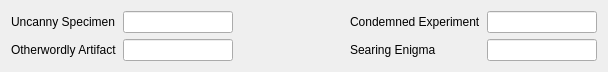
          <widget class="QWidget" name="page">
           <property name="geometry">
            <rect>
             <x>0</x>
             <y>0</y>
             <width>608</width>
             <height>69</height>
            </rect>
           </property>
           <attribute name="label">
            <string>Academe</string>
           </attribute>
           <layout class="QGridLayout" name="gridLayout_5">
            <item row="2" column="3">
             <widget class="QLabel" name="label_32">
              <property name="text">
               <string>Searing Enigma</string>
              </property>
              <property name="alignment">
               <set>Qt::AlignLeading|Qt::AlignLeft|Qt::AlignVCenter</set>
              </property>
             </widget>
            </item>
            <item row="0" column="1">
             <widget class="QLineEdit" name="lineEdit_Poss_Academe_Specimen"/>
            </item>
            <item row="0" column="4">
             <widget class="QLineEdit" name="lineEdit_Poss_Academe_Experiment"/>
            </item>
            <item row="2" column="4">
             <widget class="QLineEdit" name="lineEdit_Poss_Academe_Enigma"/>
            </item>
            <item row="0" column="3">
             <widget class="QLabel" name="label_29">
              <property name="text">
               <string>Condemned Experiment</string>
              </property>
              <property name="alignment">
               <set>Qt::AlignLeading|Qt::AlignLeft|Qt::AlignVCenter</set>
              </property>
             </widget>
            </item>
            <item row="0" column="0">
             <widget class="QLabel" name="label_30">
              <property name="text">
               <string>Uncanny Specimen</string>
              </property>
              <property name="alignment">
               <set>Qt::AlignLeading|Qt::AlignLeft|Qt::AlignVCenter</set>
              </property>
             </widget>
            </item>
            <item row="2" column="1">
             <widget class="QLineEdit" name="lineEdit_Poss_Academe_Artifact"/>
            </item>
            <item row="2" column="2">
             <spacer name="horizontalSpacer_2">
              <property name="orientation">
               <enum>Qt::Horizontal</enum>
              </property>
              <property name="sizeHint" stdset="0">
               <size>
                <width>40</width>
                <height>20</height>
               </size>
              </property>
             </spacer>
            </item>
            <item row="0" column="2">
             <spacer name="horizontalSpacer">
              <property name="orientation">
               <enum>Qt::Horizontal</enum>
              </property>
              <property name="sizeHint" stdset="0">
               <size>
                <width>40</width>
                <height>20</height>
               </size>
              </property>
             </spacer>
            </item>
            <item row="2" column="0">
             <widget class="QLabel" name="label_31">
              <property name="text">
               <string>Otherwordly Artifact</string>
              </property>
              <property name="alignment">
               <set>Qt::AlignLeading|Qt::AlignLeft|Qt::AlignVCenter</set>
              </property>
             </widget>
            </item>
           </layout>
          </widget>
